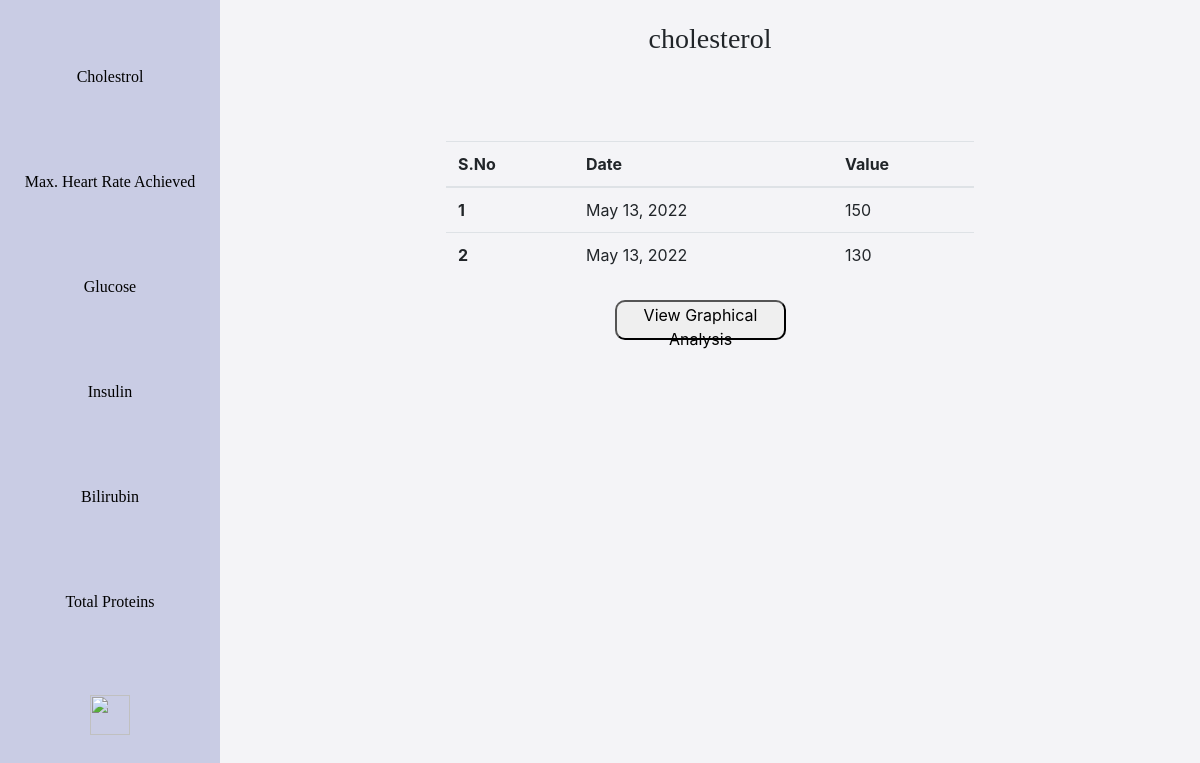
The page /analyze/cholesterol/ (signed in) on the database as committed earlier.
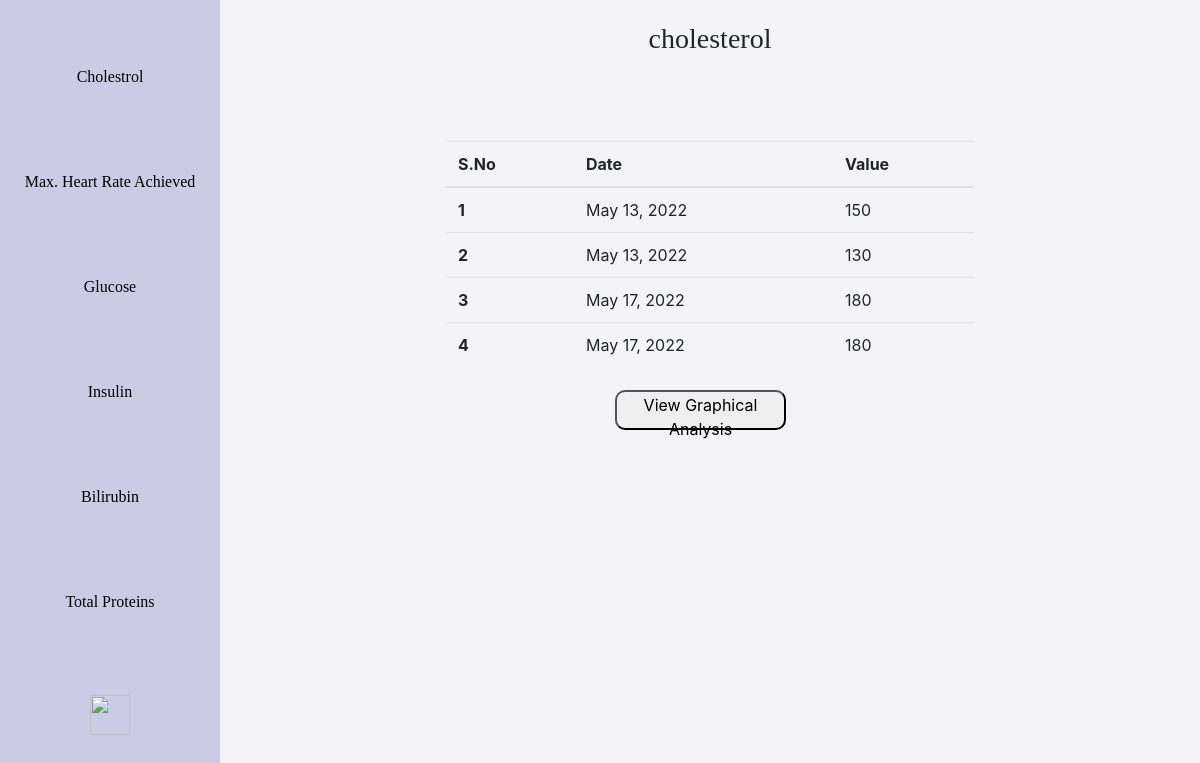
The same page on the database as committed later.
### backend/models.py (models this page shows, shortened)
class HeartPatient(models.Model):
    user = models.ForeignKey(User, on_delete=models.CASCADE)
    age = models.CharField(max_length=3, blank = False)
    sex = models.CharField(max_length=6, choices=GENDER_CHOICE, default='Male')
    chest_pain_type = models.CharField(max_length=20, choices = CHEST_PAIN_CHOICE, default='Typical Angina')
    resting_blood_pressure = models.CharField(max_length=3, blank = False)
    cholesterol = models.CharField(max_length=4, blank = False)
    fasting_blood_sugar_greater_than_120 = models.CharField(max_length=10, choices=[('True', 'True'), ('False', 'False')], default='False')
    maximum_heart_rate_achieved = models.CharField(max_length=4)
    exercise_induced_angina = models.CharField(max_length=10, choices=[('True', 'True'), ('False', 'False')], default='False')
    date = models.DateTimeField(auto_now_add=True)

### backend/views.py (the view, shortened to what this page needs)
# urls.py: path('analyze/<str:parameter>/', views.analyze1, name='analyze'),
@login_required
def analyze1(request, parameter):
    current_user = request.user
    heart_array = HeartPatient.objects.all().filter(user=current_user)
    diabetes_array = DiabetesPatient.objects.all().filter(user=current_user)
    liver_array = LiverPatient.objects.all().filter(user=current_user)
    def foo(arr, x):
        x_arr = []
        date_array = []
        for record in arr:
            if x == "cholesterol":
                x_arr.append(record.cholesterol)
            elif x == "maximum_heart_rate_achieved":
                x_arr.append(record.maximum_heart_rate_achieved)
            elif x == "glucose":
                x_arr.append(record.glucose)
            elif x == "insulin":
                x_arr.append(record.insulin)
            elif x == "bilirubin":
                x_arr.append(record.total_bilirubin)
            elif x == "total_protiens":
                x_arr.append(record.total_protiens)
            date_array.append(record.date.date())
        return [x_arr, date_array]
    context = {}
    test_taken = False
    if parameter == "cholesterol":
        temp = foo(heart_array, 'cholesterol')
        context['value_array'] = temp[0]
        context['date_array'] = temp[1]
        list = zip(temp[0], temp[1])
        context['list'] = list
        context['value'] = 'cholesterol'
        test_taken = True
    context['test_taken'] = test_taken
    print(test_taken)
    return render(request,'backend/analyze.html', context)

### backend/templates/backend/analyze.html (shortened to what this page needs)
{% extends "backend/base.html"%}
{% load crispy_forms_tags %}
{% load static %}
{% block content %}
<body>
  <div class="sidebar">
    <a href="{% url 'analyze' 'cholesterol' %}"> Cholestrol </a>
    <a href="{% url 'analyze' 'maxHeartRateAchieved' %}"> Max. Heart Rate Achieved </a>
    <a href="{% url 'analyze' 'glucose' %}"> Glucose </a>
    <a href="{% url 'analyze' 'insulin' %}"> Insulin </a>
    <a href="{% url 'analyze' 'bilirubin' %}"> Bilirubin </a>
    <a href="{% url 'analyze' 'total_protiens' %}"> Total Proteins </a>
    <a href="{% url 'home' %}"> <img src="https://upload.wikimedia.org/wikipedia/commons/thumb/e/e6/Home_Icon.svg/2048px-Home_Icon.svg.png" class="home-img"> </a>
  </div>
  <div class="content">
    <h3>{{value}}</h3>
    {% if list %}
    <table class="table">
      <thead>
        <tr>
          <th scope="col">S.No</th>
          <th scope="col">Date</th>
          <th scope="col">Value</th>
        </tr>
      </thead>
      <tbody>
        {% for date, value in list %}
        <tr>
          <th scope="row">{{forloop.counter}}</th>
          <td>{{value}}</td>
          <td>{{date}}</td>
        </tr>
        {% endfor %}
      </tbody>
    </table>
    <button class="show-chart-btn">View Graphical Analysis</button>
    {% else %}
    <h2> It looks like you haven't take the test of the disease which includes this parameter. </h2>
    {% endif %}
  </div>
</body>
{% endblock %}

### backend/templates/backend/base.html (shortened to what this page needs)
{% load static %}
<html>
<head>
    <link rel="stylesheet" href="https://maxcdn.bootstrapcdn.com/bootstrap/4.0.0/css/bootstrap.min.css">
</head>
<body>
        <div>
          {% block content %}{% endblock %}
        </div>
  </body>
</html>

### backend/templates/backend/analyze.html (style rules this page uses)
body { box-sizing: border-box; background-color: #e3e1e95c; height: 100vh; width: 100vw; margin: 0 !important; overflow-x: hidden; overflow-x: auto; }
.sidebar { margin: 0; padding: 0; width: 220px; background-color: #9ba2cf7a; position: fixed; height: 100%; overflow: auto; display: flex; flex-direction: column; justify-content: space-evenly; }
.sidebar a { color: black; text-align: center; padding: 16px; text-decoration: none; font-family: 'Arvo', serif; }
.home-img { width: 40px; height: 40px; }
div.content { margin-left: 220px; padding: 1px 16px; height: 100vh; }
.content h3 { padding-top: 5px; padding-bottom: 5px; margin-top: 2vh; text-align: center; font-family: 'Arvo', serif; }
.table { width: calc(100% - 35vw); margin: auto; margin-top: 10vh ; }
.show-chart-btn { width: 18%; height: 5vh; border-radius: 10px; margin-left: 40%; margin-top: 2.5%; }

Rows that differ between the two databases and show on the page:
added HeartPatient: list "180"
added HeartPatient: list "180"
Other text that changed with them:
new list line: "3 May 17, 2022"
new list line: "4 May 17, 2022"
